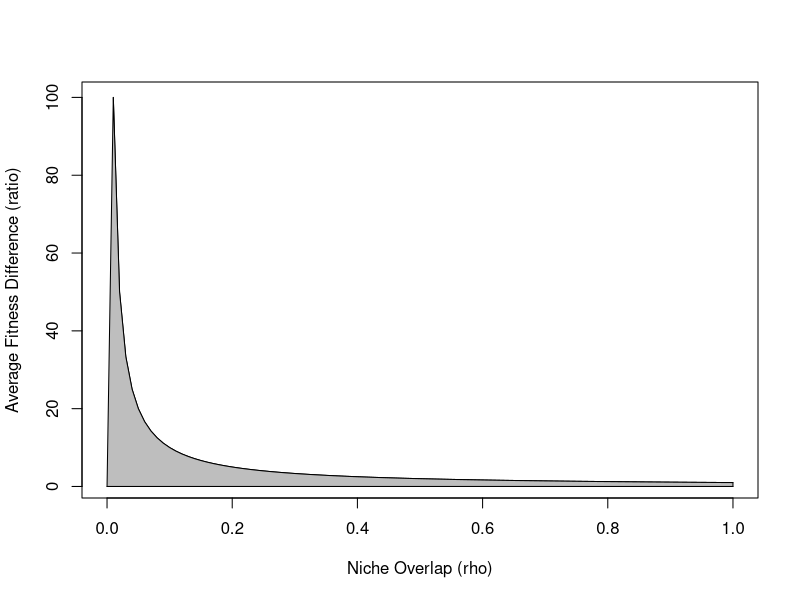
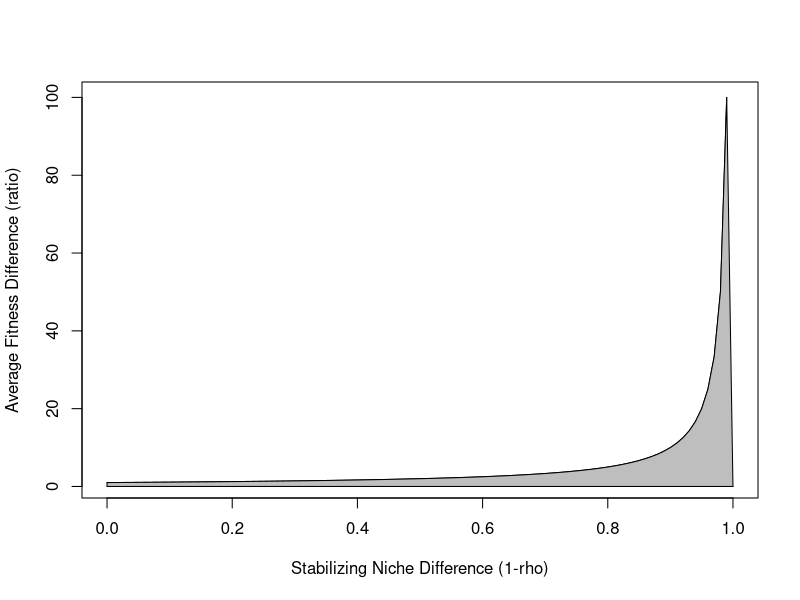

Source code (R) for these figures, in order:
## ---- chunk 1
knitr::opts_chunk$set(fig.path='{{ site.url }}/images/coexistence-')
## ---- chunk 2
x <- seq(0,1,0.01)
y1 <- 1/x
y2 <- x*0
plot(x=x, y=1/x, xlab = "Niche Overlap (rho)",
       ylab = "Average Fitness Difference (ratio)",
       type="l",xlim = c(0, 1))
points(x,y2,type="l")
polygon(c(x,rev(x)),c(y2,rev(y1)),col="gray")
## ---- chunk 3
plot(x=1-x, y=1/x, xlab = "Stabilizing Niche Difference (1-rho)",
       ylab = "Average Fitness Difference (ratio)",
       type="l",xlim = c(0, 1))
points(1-x,y2,type="l")
polygon(c(1-x,rev(1-x)),c(y2,rev(y1)),col="gray")
